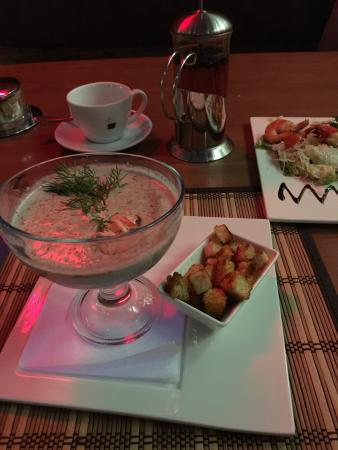
#> input picture photo1jpg.jpg, 338 x 450 px
$ python color_cluster.py --image photo1jpg.jpg --clusters 3
#> lines starting #> are read from the running program, lines starting #| are printed output that depends on the picture; after the words box and inside, x2 and y2 are one past the last pixel; in counts of white or black regions, pixels touching at a corner belong together
#> further down, image is the input picture: shape (450, 338, 3); mean B, G, R 57.8, 66.2, 94.1
from sklearn.cluster import KMeans
import matplotlib.pyplot as plt
import numpy as np
import threading
import argparse
import cv2

def get_percent(clt):
	labels = np.unique(clt.labels_)
	imsize = len(clt.labels_)
	res = np.arange(0, len(labels))

	for point in clt.labels_:
		res[point] += 1

	res = res / imsize
	res = np.sort(res)

	print(res)

	if (len(res) == 3):
		if (res[2] >= 0.5 and res[1] - res[0] <= 0.1):
			return True

	if (res[len(res) - 1] - res[0] <= 0.1):
		return True

	return False


def centroid_histogram(clt):
	numLabels = np.arange(0, len(np.unique(clt.labels_)) + 1)
	(hist, _) = np.histogram(clt.labels_, bins = numLabels)

	hist = hist.astype("float")
	hist /= hist.sum()

	return hist

def colors_img(hist, centroids):

	bar = np.zeros((50, 300, 3), dtype = "uint8")
	startX = 0

	for (percent, color) in zip(hist, centroids):
		endX = startX + (percent * 300)
		cv2.rectangle(bar, (int(startX), 0), (int(endX), 50),
			color.astype("uint8").tolist(), -1)
		startX = endX
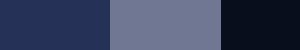
#> bar: shape (50, 300, 3); mean of channels 0, 1, 2 93.7, 65.7, 57.4; drawn as B, G, R

	return bar

def plot_image(image, n_clusters):

	image_rgb = cv2.cvtColor(image, cv2.COLOR_BGR2RGB)

	image_list = image_rgb.reshape((image.shape[0] * image.shape[1], 3))
	km_model = KMeans(n_clusters=n_clusters)
	km_model.fit(image_list)

	hist = centroid_histogram(km_model)
	bar = colors_img(hist, km_model.cluster_centers_)
	bar = cv2.cvtColor(bar, cv2.COLOR_RGB2BGR)

	image[0:bar.shape[0], 0:bar.shape[1]] = bar
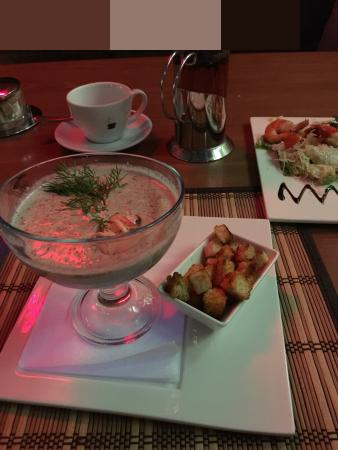
#> image: shape (450, 338, 3); 9.86% of pixels changed, all inside (x1, y1, x2, y2) = (0, 0, 300, 50)

	cv2.imshow("LOL", image)
	cv2.waitKey(0)

def train_model(model, image):
	img_list = cv2.cvtColor(image, cv2.COLOR_BGR2RGB)
	img_list = img_list.reshape((img_list.shape[0] * img_list.shape[1], 3))
	model.fit(img_list)

if __name__ == "__main__":

	ap = argparse.ArgumentParser()
	ap.add_argument("-i", "--image", required = False, help = "Path to the image")
	ap.add_argument("-v", "--video", required = False, help = "Path to video")
	ap.add_argument("-c", "--clusters", required = True, type = int,
		help = "# of clusters")
	args = vars(ap.parse_args())

	n_clusters = args["clusters"]

	if (args["image"] == None and args["video"] == None):
		print("Need -i path/to/image or -v path/to/video")

	if (args["image"] != None):
		image = cv2.imread(args["image"])
		plot_image(image, n_clusters)

#> (the run stopped early here; a loop or call above may not have finished)

$ run again, on f35169183f68d6587e61f40933ef4b49.jpg
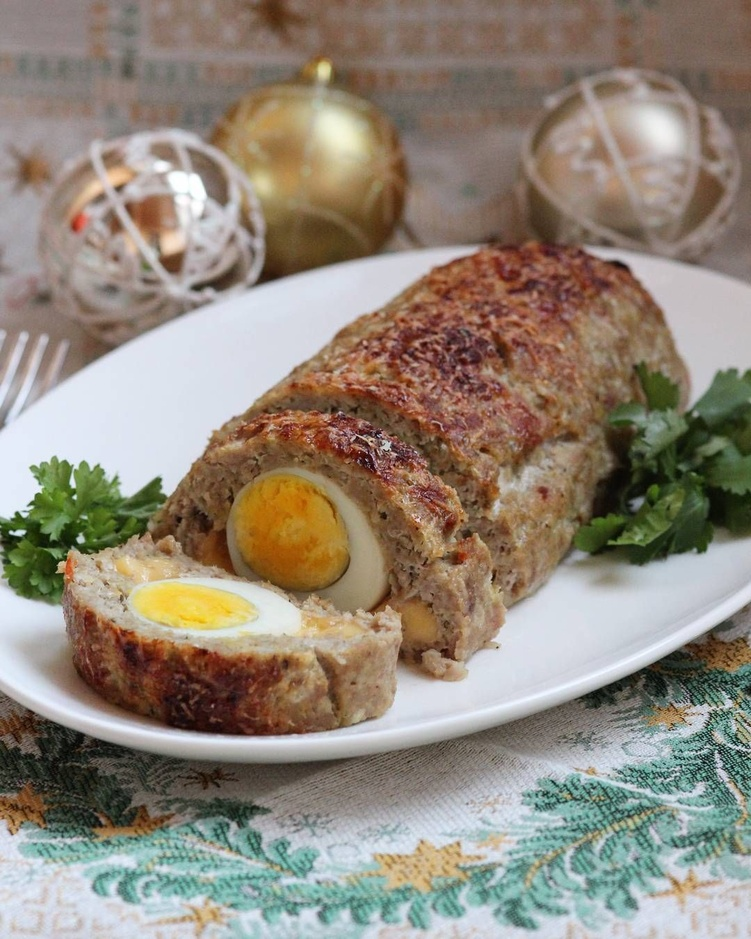
#> input picture f35169183f68d6587e61f40933ef4b49.jpg, 751 x 939 px, shrunk from 1080 x 1350 before the run
#> image is the input picture: shape (939, 751, 3); mean B, G, R 121.7, 135.3, 145.7
#> after the loop in colors_img, `for (percent, color) in zip(hist, centroids):`:
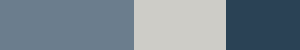
#> bar: shape (50, 300, 3); mean of channels 0, 1, 2 145, 134.7, 121; drawn as B, G, R
#> in plot_image, `image[0:bar.shape[0], 0:bar.shape[1]] = bar`:
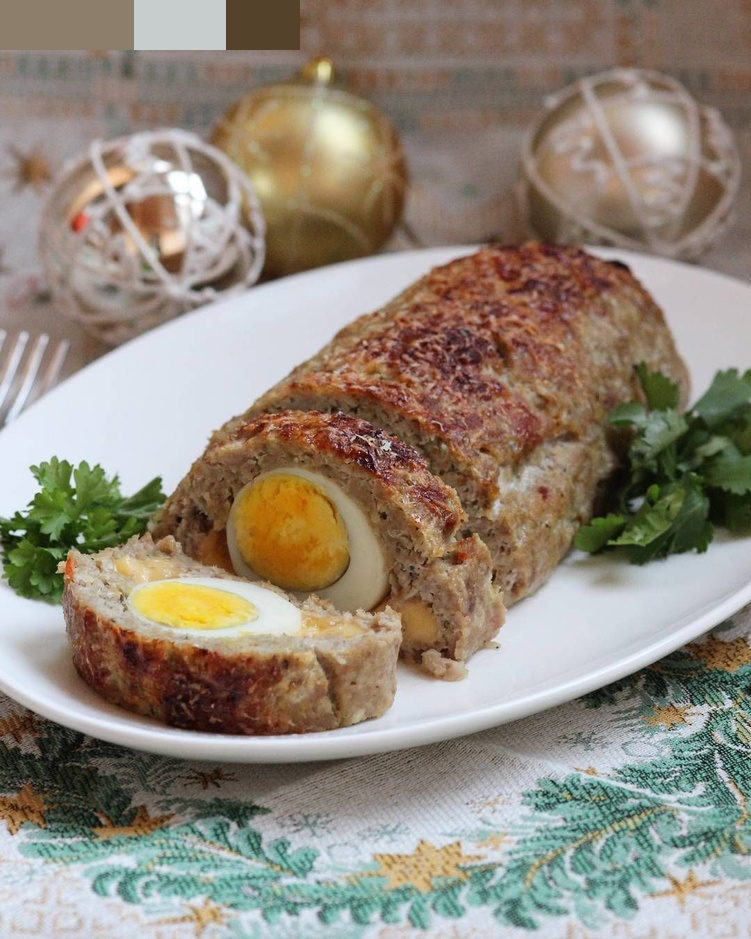
#> image: shape (939, 751, 3); 2.13% of pixels changed, all inside (x1, y1, x2, y2) = (0, 0, 300, 50)

$ run again, on friday-column-141-3.jpg
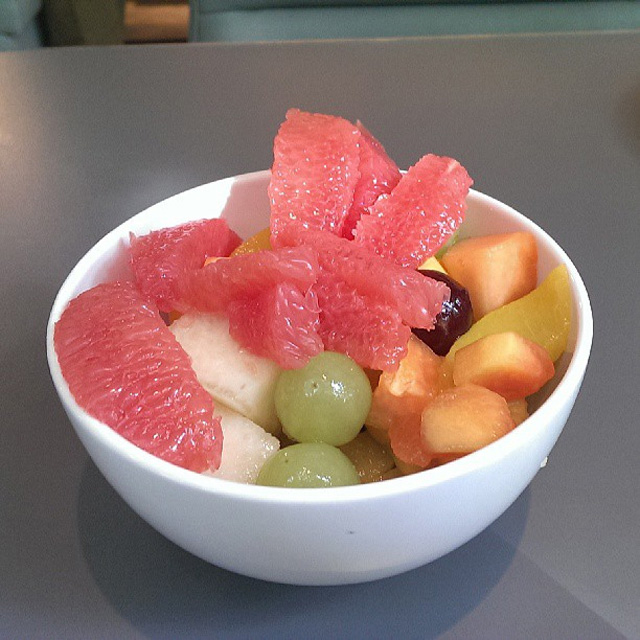
#> input picture friday-column-141-3.jpg, 640 x 640 px
#> image is the input picture: shape (640, 640, 3); mean B, G, R 111.3, 115.8, 144.7
#> after the loop in colors_img, `for (percent, color) in zip(hist, centroids):`:
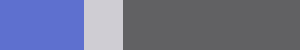
#> bar: shape (50, 300, 3); mean of channels 0, 1, 2 143.8, 115.2, 110.5; drawn as B, G, R
#> in plot_image, `image[0:bar.shape[0], 0:bar.shape[1]] = bar`:
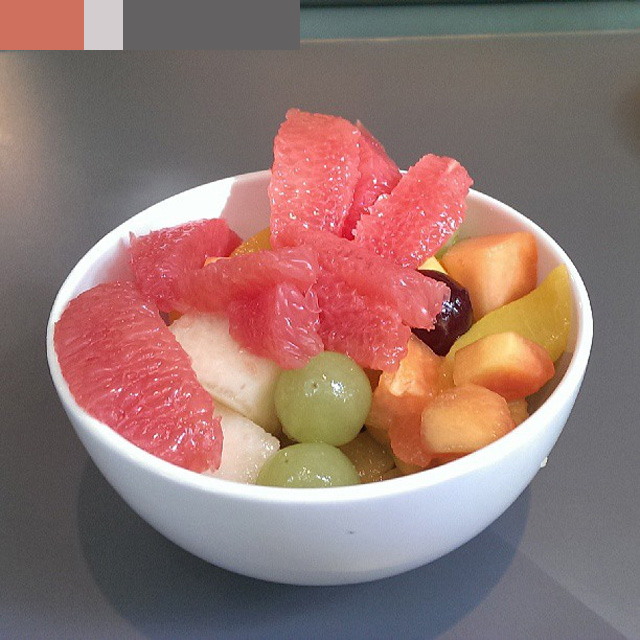
#> image: shape (640, 640, 3); 3.66% of pixels changed, all inside (x1, y1, x2, y2) = (0, 0, 300, 50)
